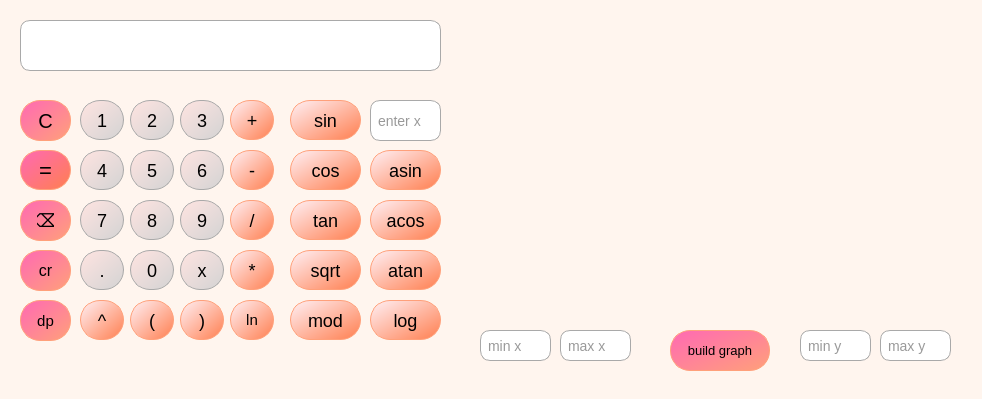
<?xml version="1.0" encoding="UTF-8"?>
<ui version="4.0">
 <class>MainWindow</class>
 <widget class="QMainWindow" name="MainWindow">
  <property name="geometry">
   <rect>
    <x>0</x>
    <y>0</y>
    <width>982</width>
    <height>399</height>
   </rect>
  </property>
  <property name="windowTitle">
   <string>MainWindow</string>
  </property>
  <property name="styleSheet">
   <string notr="true">background-color:	#FFF5EE</string>
  </property>
  <property name="iconSize">
   <size>
    <width>50</width>
    <height>50</height>
   </size>
  </property>
  <widget class="QWidget" name="centralwidget">
   <widget class="QLineEdit" name="result">
    <property name="geometry">
     <rect>
      <x>20</x>
      <y>20</y>
      <width>421</width>
      <height>51</height>
     </rect>
    </property>
    <property name="autoFillBackground">
     <bool>false</bool>
    </property>
    <property name="styleSheet">
     <string notr="true">QLineEdit {
    background-color: #ffffff;
    border: 1px solid #A9A9A9;
    border-radius: 10px;
    padding: 5px;
    font-size: 14px;
    color: #333;
}
</string>
    </property>
    <property name="text">
     <string/>
    </property>
    <property name="readOnly">
     <bool>true</bool>
    </property>
   </widget>
   <widget class="QLineEdit" name="x_value">
    <property name="geometry">
     <rect>
      <x>370</x>
      <y>100</y>
      <width>71</width>
      <height>41</height>
     </rect>
    </property>
    <property name="styleSheet">
     <string notr="true">QLineEdit {
    background-color: #ffffff;
    border: 1px solid #A9A9A9;
    border-radius: 10px;
    padding: 5px;
    font-size: 14px;
    color: #333;
}
</string>
    </property>
    <property name="inputMask">
     <string/>
    </property>
    <property name="text">
     <string/>
    </property>
    <property name="readOnly">
     <bool>false</bool>
    </property>
    <property name="placeholderText">
     <string>enter x</string>
    </property>
   </widget>
   <widget class="QPushButton" name="pushButton_5">
    <property name="geometry">
     <rect>
      <x>130</x>
      <y>100</y>
      <width>44</width>
      <height>40</height>
     </rect>
    </property>
    <property name="styleSheet">
     <string notr="true">/* Стиль для кнопок с градиентом */
QPushButton {
     background:qlineargradient(x1:0, y1:0, x2:1, y2:1, stop:0 #FFE4E1 stop:1 #D3D3D3);
    border: 1px solid #A9A9A9;
    border-radius: 20px;
    color: black;
    padding: 8px 16px;
    font-size: 18px;
}

/* Стиль при наведении */
QPushButton:hover {
    background: qlineargradient(x1: 0, y1: 0, x2: 0, y2: 1, stop: 0 #4169e1, stop: 1 #BA55D3);
}
</string>
    </property>
    <property name="text">
     <string>2</string>
    </property>
    <property name="iconSize">
     <size>
      <width>20</width>
      <height>20</height>
     </size>
    </property>
   </widget>
   <widget class="QPushButton" name="pushButton_13">
    <property name="geometry">
     <rect>
      <x>80</x>
      <y>100</y>
      <width>44</width>
      <height>40</height>
     </rect>
    </property>
    <property name="styleSheet">
     <string notr="true">/* Стиль для кнопок с градиентом */
QPushButton {
    background:qlineargradient(x1:0, y1:0, x2:1, y2:1, stop:0 #FFE4E1 stop:1 #D3D3D3);
    border: 1px solid #A9A9A9;
    border-radius: 20px;
    color: black;
    padding: 8px 16px;
    font-size: 18px;
}

/* Стиль при наведении */
QPushButton:hover {
    background: qlineargradient(x1: 0, y1: 0, x2: 0, y2: 1, stop: 0 #4169e1, stop: 1 #BA55D3);
}

</string>
    </property>
    <property name="text">
     <string>1</string>
    </property>
    <property name="iconSize">
     <size>
      <width>20</width>
      <height>20</height>
     </size>
    </property>
   </widget>
   <widget class="QPushButton" name="pushButton_6">
    <property name="geometry">
     <rect>
      <x>180</x>
      <y>100</y>
      <width>44</width>
      <height>40</height>
     </rect>
    </property>
    <property name="styleSheet">
     <string notr="true">/* Стиль для кнопок с градиентом */
QPushButton {
     background:qlineargradient(x1:0, y1:0, x2:1, y2:1, stop:0 #FFE4E1 stop:1 #D3D3D3);
    border: 1px solid #A9A9A9;
    border-radius: 20px;
    color: black;
    padding: 8px 16px;
    font-size: 18px;
}

/* Стиль при наведении */
QPushButton:hover {
    background: qlineargradient(x1: 0, y1: 0, x2: 0, y2: 1, stop: 0 #4169e1, stop: 1 #BA55D3);
}
</string>
    </property>
    <property name="text">
     <string>3</string>
    </property>
    <property name="iconSize">
     <size>
      <width>20</width>
      <height>20</height>
     </size>
    </property>
   </widget>
   <widget class="QPushButton" name="pushButton_7">
    <property name="geometry">
     <rect>
      <x>80</x>
      <y>150</y>
      <width>44</width>
      <height>40</height>
     </rect>
    </property>
    <property name="styleSheet">
     <string notr="true">/* Стиль для кнопок с градиентом */
QPushButton {
   background:qlineargradient(x1:0, y1:0, x2:1, y2:1, stop:0 #FFE4E1 stop:1 #D3D3D3);
    border: 1px solid #A9A9A9;
    border-radius: 20px;
    color: black;
    padding: 8px 16px;
    font-size: 18px;
}

/* Стиль при наведении */
QPushButton:hover {
    background: qlineargradient(x1: 0, y1: 0, x2: 0, y2: 1, stop: 0 #4169e1, stop: 1 #BA55D3);
}
</string>
    </property>
    <property name="text">
     <string>4</string>
    </property>
    <property name="iconSize">
     <size>
      <width>20</width>
      <height>20</height>
     </size>
    </property>
   </widget>
   <widget class="QPushButton" name="pushButton_8">
    <property name="geometry">
     <rect>
      <x>130</x>
      <y>150</y>
      <width>44</width>
      <height>40</height>
     </rect>
    </property>
    <property name="styleSheet">
     <string notr="true">/* Стиль для кнопок с градиентом */
QPushButton {
     background:qlineargradient(x1:0, y1:0, x2:1, y2:1, stop:0 #FFE4E1 stop:1 #D3D3D3);
    border: 1px solid #A9A9A9;
    border-radius: 20px;
    color: black;
    padding: 8px 16px;
    font-size: 18px;
}

/* Стиль при наведении */
QPushButton:hover {
    background: qlineargradient(x1: 0, y1: 0, x2: 0, y2: 1, stop: 0 #4169e1, stop: 1 #BA55D3);
}
</string>
    </property>
    <property name="text">
     <string>5</string>
    </property>
    <property name="iconSize">
     <size>
      <width>20</width>
      <height>20</height>
     </size>
    </property>
   </widget>
   <widget class="QPushButton" name="pushButton_9">
    <property name="geometry">
     <rect>
      <x>180</x>
      <y>150</y>
      <width>44</width>
      <height>40</height>
     </rect>
    </property>
    <property name="styleSheet">
     <string notr="true">/* Стиль для кнопок с градиентом */
QPushButton {
     background:qlineargradient(x1:0, y1:0, x2:1, y2:1, stop:0 #FFE4E1 stop:1 #D3D3D3);
    border: 1px solid #A9A9A9;
    border-radius: 20px;
    color: black;
    padding: 8px 16px;
    font-size: 18px;
}

/* Стиль при наведении */
QPushButton:hover {
    background: qlineargradient(x1: 0, y1: 0, x2: 0, y2: 1, stop: 0 #4169e1, stop: 1 #BA55D3);
}

</string>
    </property>
    <property name="text">
     <string>6</string>
    </property>
    <property name="iconSize">
     <size>
      <width>20</width>
      <height>20</height>
     </size>
    </property>
   </widget>
   <widget class="QPushButton" name="pushButton_10">
    <property name="geometry">
     <rect>
      <x>80</x>
      <y>200</y>
      <width>44</width>
      <height>40</height>
     </rect>
    </property>
    <property name="styleSheet">
     <string notr="true">/* Стиль для кнопок с градиентом */
QPushButton {
     background:qlineargradient(x1:0, y1:0, x2:1, y2:1, stop:0 #FFE4E1 stop:1 #D3D3D3);
    border: 1px solid #A9A9A9;
    border-radius: 20px;
    color: black;
    padding: 8px 16px;
    font-size: 18px;
}

/* Стиль при наведении */
QPushButton:hover {
    background: qlineargradient(x1: 0, y1: 0, x2: 0, y2: 1, stop: 0 #4169e1, stop: 1 #BA55D3);
}
</string>
    </property>
    <property name="text">
     <string>7</string>
    </property>
    <property name="iconSize">
     <size>
      <width>20</width>
      <height>20</height>
     </size>
    </property>
   </widget>
   <widget class="QPushButton" name="pushButton_11">
    <property name="geometry">
     <rect>
      <x>130</x>
      <y>200</y>
      <width>44</width>
      <height>40</height>
     </rect>
    </property>
    <property name="styleSheet">
     <string notr="true">/* Стиль для кнопок с градиентом */
QPushButton {
     background:qlineargradient(x1:0, y1:0, x2:1, y2:1, stop:0 #FFE4E1 stop:1 #D3D3D3);
    border: 1px solid #A9A9A9;
    border-radius: 20px;
    color: black;
    padding: 8px 16px;
    font-size: 18px;
}
/* Стиль при наведении */
QPushButton:hover {
    background: qlineargradient(x1: 0, y1: 0, x2: 0, y2: 1, stop: 0 #4169e1, stop: 1 #BA55D3);
}

</string>
    </property>
    <property name="text">
     <string>8</string>
    </property>
    <property name="iconSize">
     <size>
      <width>20</width>
      <height>20</height>
     </size>
    </property>
   </widget>
   <widget class="QPushButton" name="pushButton_12">
    <property name="geometry">
     <rect>
      <x>180</x>
      <y>200</y>
      <width>44</width>
      <height>40</height>
     </rect>
    </property>
    <property name="styleSheet">
     <string notr="true">/* Стиль для кнопок с градиентом */
QPushButton {
     background:qlineargradient(x1:0, y1:0, x2:1, y2:1, stop:0 #FFE4E1 stop:1 #D3D3D3);
    border: 1px solid #A9A9A9;
    border-radius: 20px;
    color: black;
    padding: 8px 16px;
    font-size: 18px;
}

/* Стиль при наведении */
QPushButton:hover {
    background: qlineargradient(x1: 0, y1: 0, x2: 0, y2: 1, stop: 0 #4169e1, stop: 1 #BA55D3);
}
</string>
    </property>
    <property name="text">
     <string>9</string>
    </property>
    <property name="iconSize">
     <size>
      <width>20</width>
      <height>20</height>
     </size>
    </property>
   </widget>
   <widget class="QPushButton" name="pushButton_14">
    <property name="geometry">
     <rect>
      <x>180</x>
      <y>250</y>
      <width>44</width>
      <height>40</height>
     </rect>
    </property>
    <property name="styleSheet">
     <string notr="true">/* Стиль для кнопок с градиентом */
QPushButton {
   background:qlineargradient(x1:0, y1:0, x2:1, y2:1, stop:0 #FFE4E1 stop:1 #D3D3D3);
    border: 1px solid  #A9A9A9;
    border-radius: 20px;
    color: black;
    padding: 8px 16px;
    font-size: 18px;
    
}
/* Стиль при наведении */
QPushButton:hover {
    background: qlineargradient(x1: 0, y1: 0, x2: 0, y2: 1, stop: 0 #4169e1, stop: 1 #BA55D3);
}
</string>
    </property>
    <property name="text">
     <string>x</string>
    </property>
    <property name="iconSize">
     <size>
      <width>20</width>
      <height>20</height>
     </size>
    </property>
   </widget>
   <widget class="QPushButton" name="pushButton_15">
    <property name="geometry">
     <rect>
      <x>130</x>
      <y>250</y>
      <width>44</width>
      <height>40</height>
     </rect>
    </property>
    <property name="styleSheet">
     <string notr="true">/* Стиль для кнопок с градиентом */
QPushButton {
     background:qlineargradient(x1:0, y1:0, x2:1, y2:1, stop:0 #FFE4E1 stop:1 #D3D3D3);
    border: 1px solid #A9A9A9;
    border-radius: 20px;
    color: black;
    padding: 8px 16px;
    font-size: 18px;
}

/* Стиль при наведении */
QPushButton:hover {
    background: qlineargradient(x1: 0, y1: 0, x2: 0, y2: 1, stop: 0 #4169e1, stop: 1 #BA55D3);
}
</string>
    </property>
    <property name="text">
     <string>0</string>
    </property>
    <property name="iconSize">
     <size>
      <width>20</width>
      <height>20</height>
     </size>
    </property>
   </widget>
   <widget class="QPushButton" name="pushButton_16">
    <property name="geometry">
     <rect>
      <x>80</x>
      <y>250</y>
      <width>44</width>
      <height>40</height>
     </rect>
    </property>
    <property name="styleSheet">
     <string notr="true">/* Стиль для кнопок с градиентом */
QPushButton {
     background:qlineargradient(x1:0, y1:0, x2:1, y2:1, stop:0 #FFE4E1 stop:1 #D3D3D3);
    border: 1px solid #A9A9A9;
    border-radius: 20px;
    color: black;
    padding: 8px 16px;
    font-size: 18px;
}

/* Стиль при наведении */
QPushButton:hover {
    background: qlineargradient(x1: 0, y1: 0, x2: 0, y2: 1, stop: 0 #4169e1, stop: 1 #BA55D3);
}

</string>
    </property>
    <property name="text">
     <string>.</string>
    </property>
    <property name="iconSize">
     <size>
      <width>20</width>
      <height>20</height>
     </size>
    </property>
   </widget>
   <widget class="QPushButton" name="pushButton_17">
    <property name="geometry">
     <rect>
      <x>20</x>
      <y>100</y>
      <width>51</width>
      <height>41</height>
     </rect>
    </property>
    <property name="styleSheet">
     <string notr="true">/* Стиль для кнопок с градиентом */
QPushButton {
    background:qlineargradient(x1:0, y1:0, x2:1, y2:1, stop:0 #FF69B4 stop:1 #FFA07A);
    border: 1px solid #FFA07A;
    border-radius: 20px;
    color: black;
    padding: 8px 16px;
    font-size: 20px;
    
}

/* Стиль при наведении */
QPushButton:hover {
    background: qlineargradient(x1: 0, y1: 0, x2: 0, y2: 1, stop: 0 #4169e1, stop: 1 #BA55D3);
}


</string>
    </property>
    <property name="text">
     <string>C</string>
    </property>
    <property name="iconSize">
     <size>
      <width>20</width>
      <height>20</height>
     </size>
    </property>
   </widget>
   <widget class="QPushButton" name="pushButton_18">
    <property name="geometry">
     <rect>
      <x>130</x>
      <y>300</y>
      <width>44</width>
      <height>40</height>
     </rect>
    </property>
    <property name="styleSheet">
     <string notr="true">/* Стиль для кнопок с градиентом */
QPushButton {
    background:qlineargradient(x1:0, y1:0, x2:1, y2:1, stop:0 #FFF0F5, stop:1 #FF7F50);
    border: 1px solid #FFA07A;
    border-radius: 20px;
    color: black;
    padding: 8px 16px;
    font-size: 18px;
}

/* Стиль при наведении */
QPushButton:hover {
    background: qlineargradient(x1: 0, y1: 0, x2: 0, y2: 1, stop: 0 #4169e1, stop: 1 #BA55D3);
}
</string>
    </property>
    <property name="text">
     <string>(</string>
    </property>
    <property name="iconSize">
     <size>
      <width>20</width>
      <height>20</height>
     </size>
    </property>
   </widget>
   <widget class="QPushButton" name="pushButton_19">
    <property name="geometry">
     <rect>
      <x>180</x>
      <y>300</y>
      <width>44</width>
      <height>40</height>
     </rect>
    </property>
    <property name="styleSheet">
     <string notr="true">/* Стиль для кнопок с градиентом */
QPushButton {
    background:qlineargradient(x1:0, y1:0, x2:1, y2:1, stop:0 #FFF0F5, stop:1 #FF7F50);
    border: 1px solid #FFA07A;
    border-radius: 20px;
    color: black;
    padding: 8px 16px;
    font-size: 18px;
}

/* Стиль при наведении */
QPushButton:hover {
    background: qlineargradient(x1: 0, y1: 0, x2: 0, y2: 1, stop: 0 #4169e1, stop: 1 #BA55D3);
}
</string>
    </property>
    <property name="text">
     <string>)</string>
    </property>
    <property name="iconSize">
     <size>
      <width>20</width>
      <height>20</height>
     </size>
    </property>
   </widget>
   <widget class="QPushButton" name="pushButton_20">
    <property name="geometry">
     <rect>
      <x>20</x>
      <y>150</y>
      <width>51</width>
      <height>40</height>
     </rect>
    </property>
    <property name="styleSheet">
     <string notr="true">/* Стиль для кнопок с градиентом */
QPushButton {
    background:qlineargradient(x1:0, y1:0, x2:1, y2:1, stop:0 #FF69B4, stop:1 #FF7F50);
    border: 1px solid #FFA07A;
    border-radius: 20px;
    color: black;
    padding: 8px 16px;
    font-size: 22px;
}

/* Стиль при наведении */
QPushButton:hover {
    background: qlineargradient(x1: 0, y1: 0, x2: 0, y2: 1, stop: 0 #4169e1, stop: 1 #BA55D3);
}

</string>
    </property>
    <property name="text">
     <string>=</string>
    </property>
    <property name="iconSize">
     <size>
      <width>20</width>
      <height>20</height>
     </size>
    </property>
   </widget>
   <widget class="QPushButton" name="pushButton_21">
    <property name="geometry">
     <rect>
      <x>230</x>
      <y>100</y>
      <width>44</width>
      <height>40</height>
     </rect>
    </property>
    <property name="styleSheet">
     <string notr="true">/* Стиль для кнопок с градиентом */
QPushButton {
    background:qlineargradient(x1:0, y1:0, x2:1, y2:1, stop:0 #FFF0F5, stop:1 #FF7F50);
    border: 1px solid #FFA07A;
    border-radius: 20px;
    color: black;
    padding: 8px 16px;
    font-size: 18px;
    
}
/* Стиль при наведении */
QPushButton:hover {
    background: qlineargradient(x1: 0, y1: 0, x2: 0, y2: 1, stop: 0 #4169e1, stop: 1 #BA55D3);
}
</string>
    </property>
    <property name="text">
     <string>+</string>
    </property>
    <property name="iconSize">
     <size>
      <width>20</width>
      <height>20</height>
     </size>
    </property>
   </widget>
   <widget class="QPushButton" name="pushButton_22">
    <property name="geometry">
     <rect>
      <x>230</x>
      <y>150</y>
      <width>44</width>
      <height>40</height>
     </rect>
    </property>
    <property name="styleSheet">
     <string notr="true">/* Стиль для кнопок с градиентом */
QPushButton {
    background:qlineargradient(x1:0, y1:0, x2:1, y2:1, stop:0 #FFF0F5, stop:1 #FF7F50);
    border: 1px solid #FFA07A;
    border-radius: 20px;
    color: black;
    padding: 8px 16px;
    font-size: 18px;
    
}
/* Стиль при наведении */
QPushButton:hover {
    background: qlineargradient(x1: 0, y1: 0, x2: 0, y2: 1, stop: 0 #4169e1, stop: 1 #BA55D3);
}
</string>
    </property>
    <property name="text">
     <string>-</string>
    </property>
    <property name="iconSize">
     <size>
      <width>20</width>
      <height>20</height>
     </size>
    </property>
   </widget>
   <widget class="QPushButton" name="pushButton_23">
    <property name="geometry">
     <rect>
      <x>230</x>
      <y>200</y>
      <width>44</width>
      <height>40</height>
     </rect>
    </property>
    <property name="styleSheet">
     <string notr="true">/* Стиль для кнопок с градиентом */
QPushButton {
    background:qlineargradient(x1:0, y1:0, x2:1, y2:1, stop:0 #FFF0F5, stop:1 #FF7F50);
    border: 1px solid #FFA07A;
    border-radius: 20px;
    color: black;
    padding: 8px 16px;
    font-size: 18px;
    
}
/* Стиль при наведении */
QPushButton:hover {
    background: qlineargradient(x1: 0, y1: 0, x2: 0, y2: 1, stop: 0 #4169e1, stop: 1 #BA55D3);
}
</string>
    </property>
    <property name="text">
     <string>/</string>
    </property>
    <property name="iconSize">
     <size>
      <width>20</width>
      <height>20</height>
     </size>
    </property>
   </widget>
   <widget class="QPushButton" name="pushButton_24">
    <property name="geometry">
     <rect>
      <x>230</x>
      <y>250</y>
      <width>44</width>
      <height>40</height>
     </rect>
    </property>
    <property name="styleSheet">
     <string notr="true">/* Стиль для кнопок с градиентом */
QPushButton {
    background:qlineargradient(x1:0, y1:0, x2:1, y2:1, stop:0 #FFF0F5, stop:1 #FF7F50);
    border: 1px solid #FFA07A;
    border-radius: 20px;
    color: black;
    padding: 8px 16px;
    font-size: 18px;
    
}
/* Стиль при наведении */
QPushButton:hover {
    background: qlineargradient(x1: 0, y1: 0, x2: 0, y2: 1, stop: 0 #4169e1, stop: 1 #BA55D3);
}
</string>
    </property>
    <property name="text">
     <string>*</string>
    </property>
    <property name="iconSize">
     <size>
      <width>20</width>
      <height>20</height>
     </size>
    </property>
   </widget>
   <widget class="QPushButton" name="pushButton_26">
    <property name="geometry">
     <rect>
      <x>80</x>
      <y>300</y>
      <width>44</width>
      <height>40</height>
     </rect>
    </property>
    <property name="styleSheet">
     <string notr="true">/* Стиль для кнопок с градиентом */
QPushButton {
    background:qlineargradient(x1:0, y1:0, x2:1, y2:1, stop:0 #FFF0F5, stop:1 #FF7F50);
    border: 1px solid #FFA07A;
    border-radius: 20px;
    color: black;
    padding: 8px 16px;
    font-size: 18px;
}

/* Стиль при наведении */
QPushButton:hover {
    background: qlineargradient(x1: 0, y1: 0, x2: 0, y2: 1, stop: 0 #4169e1, stop: 1 #BA55D3);
}
</string>
    </property>
    <property name="text">
     <string>^</string>
    </property>
    <property name="iconSize">
     <size>
      <width>20</width>
      <height>20</height>
     </size>
    </property>
   </widget>
   <widget class="QPushButton" name="pushButton_25">
    <property name="geometry">
     <rect>
      <x>20</x>
      <y>200</y>
      <width>51</width>
      <height>41</height>
     </rect>
    </property>
    <property name="styleSheet">
     <string notr="true">/* Стиль для кнопок с градиентом */
QPushButton {
    background:qlineargradient(x1:0, y1:0, x2:1, y2:1, stop:0 #FF69B4 stop:1 #FFA07A);
    border: 1px solid #FFA07A;
    border-radius: 20px;
    color: black;
    padding: 8px 16px;
    font-size: 18px;
    
}

/* Стиль при наведении */
QPushButton:hover {
    background: qlineargradient(x1: 0, y1: 0, x2: 0, y2: 1, stop: 0 #4169e1, stop: 1 #BA55D3);
}


</string>
    </property>
    <property name="text">
     <string>⌫</string>
    </property>
    <property name="iconSize">
     <size>
      <width>20</width>
      <height>20</height>
     </size>
    </property>
   </widget>
   <widget class="QPushButton" name="pushButton_28">
    <property name="geometry">
     <rect>
      <x>290</x>
      <y>100</y>
      <width>71</width>
      <height>40</height>
     </rect>
    </property>
    <property name="styleSheet">
     <string notr="true">/* Стиль для кнопок с градиентом */
QPushButton {
    background:qlineargradient(x1:0, y1:0, x2:1, y2:1, stop:0 #FFF0F5, stop:1 #FF7F50);
    border: 1px solid #FFA07A;
    border-radius: 20px;
    color: black;
    padding: 8px 16px;
    font-size: 18px;
    
}
/* Стиль при наведении */
QPushButton:hover {
    background: qlineargradient(x1: 0, y1: 0, x2: 0, y2: 1, stop: 0 #4169e1, stop: 1 #BA55D3);
}

</string>
    </property>
    <property name="text">
     <string>sin</string>
    </property>
    <property name="iconSize">
     <size>
      <width>20</width>
      <height>20</height>
     </size>
    </property>
   </widget>
   <widget class="QPushButton" name="pushButton_29">
    <property name="geometry">
     <rect>
      <x>290</x>
      <y>150</y>
      <width>71</width>
      <height>40</height>
     </rect>
    </property>
    <property name="styleSheet">
     <string notr="true">/* Стиль для кнопок с градиентом */
QPushButton {
    background:qlineargradient(x1:0, y1:0, x2:1, y2:1, stop:0 #FFF0F5, stop:1 #FF7F50);
    border: 1px solid #FFA07A;
    border-radius: 20px;
    color: black;
    padding: 8px 16px;
    font-size: 18px;
    
}
/* Стиль при наведении */
QPushButton:hover {
    background: qlineargradient(x1: 0, y1: 0, x2: 0, y2: 1, stop: 0 #4169e1, stop: 1 #BA55D3);
}
</string>
    </property>
    <property name="text">
     <string>cos</string>
    </property>
    <property name="iconSize">
     <size>
      <width>20</width>
      <height>20</height>
     </size>
    </property>
   </widget>
   <widget class="QPushButton" name="pushButton_30">
    <property name="geometry">
     <rect>
      <x>290</x>
      <y>200</y>
      <width>71</width>
      <height>40</height>
     </rect>
    </property>
    <property name="styleSheet">
     <string notr="true">/* Стиль для кнопок с градиентом */
QPushButton {
    background:qlineargradient(x1:0, y1:0, x2:1, y2:1, stop:0 #FFF0F5, stop:1 #FF7F50);
    border: 1px solid #FFA07A;
    border-radius: 20px;
    color: black;
    padding: 8px 16px;
    font-size: 18px;
    
}
/* Стиль при наведении */
QPushButton:hover {
    background: qlineargradient(x1: 0, y1: 0, x2: 0, y2: 1, stop: 0 #4169e1, stop: 1 #BA55D3);
}
</string>
    </property>
    <property name="text">
     <string>tan</string>
    </property>
    <property name="iconSize">
     <size>
      <width>20</width>
      <height>20</height>
     </size>
    </property>
   </widget>
   <widget class="QPushButton" name="pushButton_31">
    <property name="geometry">
     <rect>
      <x>290</x>
      <y>250</y>
      <width>71</width>
      <height>40</height>
     </rect>
    </property>
    <property name="styleSheet">
     <string notr="true">/* Стиль для кнопок с градиентом */
QPushButton {
    background:qlineargradient(x1:0, y1:0, x2:1, y2:1, stop:0 #FFF0F5, stop:1 #FF7F50);
    border: 1px solid #FFA07A;
    border-radius: 20px;
    color: black;
    padding: 8px 16px;
    font-size: 18px;
    
}
/* Стиль при наведении */
QPushButton:hover {
    background: qlineargradient(x1: 0, y1: 0, x2: 0, y2: 1, stop: 0 #4169e1, stop: 1 #BA55D3);
}
</string>
    </property>
    <property name="text">
     <string>sqrt</string>
    </property>
    <property name="iconSize">
     <size>
      <width>20</width>
      <height>20</height>
     </size>
    </property>
   </widget>
   <widget class="QPushButton" name="pushButton_32">
    <property name="geometry">
     <rect>
      <x>290</x>
      <y>300</y>
      <width>71</width>
      <height>40</height>
     </rect>
    </property>
    <property name="styleSheet">
     <string notr="true">/* Стиль для кнопок с градиентом */
QPushButton {
    background:qlineargradient(x1:0, y1:0, x2:1, y2:1, stop:0 #FFF0F5, stop:1 #FF7F50);
    border: 1px solid #FFA07A;
    border-radius: 20px;
    color: black;
    padding: 8px 16px;
    font-size: 18px;
    
}
/* Стиль при наведении */
QPushButton:hover {
    background: qlineargradient(x1: 0, y1: 0, x2: 0, y2: 1, stop: 0 #4169e1, stop: 1 #BA55D3);
}
</string>
    </property>
    <property name="text">
     <string>mod</string>
    </property>
    <property name="iconSize">
     <size>
      <width>20</width>
      <height>20</height>
     </size>
    </property>
   </widget>
   <widget class="QPushButton" name="pushButton_33">
    <property name="geometry">
     <rect>
      <x>370</x>
      <y>150</y>
      <width>71</width>
      <height>40</height>
     </rect>
    </property>
    <property name="styleSheet">
     <string notr="true">/* Стиль для кнопок с градиентом */
QPushButton {
    background:qlineargradient(x1:0, y1:0, x2:1, y2:1, stop:0 #FFF0F5, stop:1 #FF7F50);
    border: 1px solid #FFA07A;
    border-radius: 20px;
    color: black;
    padding: 8px 16px;
    font-size: 18px;
    
}
/* Стиль при наведении */
QPushButton:hover {
    background: qlineargradient(x1: 0, y1: 0, x2: 0, y2: 1, stop: 0 #4169e1, stop: 1 #BA55D3);
}
</string>
    </property>
    <property name="text">
     <string>asin</string>
    </property>
    <property name="iconSize">
     <size>
      <width>20</width>
      <height>20</height>
     </size>
    </property>
   </widget>
   <widget class="QPushButton" name="pushButton_34">
    <property name="geometry">
     <rect>
      <x>370</x>
      <y>200</y>
      <width>71</width>
      <height>40</height>
     </rect>
    </property>
    <property name="styleSheet">
     <string notr="true">/* Стиль для кнопок с градиентом */
QPushButton {
    background:qlineargradient(x1:0, y1:0, x2:1, y2:1, stop:0 #FFF0F5, stop:1 #FF7F50);
    border: 1px solid #FFA07A;
    border-radius: 20px;
    color: black;
    padding: 8px 16px;
    font-size: 18px;
    
}
/* Стиль при наведении */
QPushButton:hover {
    background: qlineargradient(x1: 0, y1: 0, x2: 0, y2: 1, stop: 0 #4169e1, stop: 1 #BA55D3);
}
</string>
    </property>
    <property name="text">
     <string>acos</string>
    </property>
    <property name="iconSize">
     <size>
      <width>20</width>
      <height>20</height>
     </size>
    </property>
   </widget>
   <widget class="QPushButton" name="pushButton_35">
    <property name="geometry">
     <rect>
      <x>370</x>
      <y>250</y>
      <width>71</width>
      <height>40</height>
     </rect>
    </property>
    <property name="styleSheet">
     <string notr="true">/* Стиль для кнопок с градиентом */
QPushButton {
    background:qlineargradient(x1:0, y1:0, x2:1, y2:1, stop:0 #FFF0F5, stop:1 #FF7F50);
    border: 1px solid #FFA07A;
    border-radius: 20px;
    color: black;
    padding: 8px 16px;
    font-size: 18px;
    
}
/* Стиль при наведении */
QPushButton:hover {
    background: qlineargradient(x1: 0, y1: 0, x2: 0, y2: 1, stop: 0 #4169e1, stop: 1 #BA55D3);
}
</string>
    </property>
    <property name="text">
     <string>atan</string>
    </property>
    <property name="iconSize">
     <size>
      <width>20</width>
      <height>20</height>
     </size>
    </property>
   </widget>
   <widget class="QPushButton" name="pushButton_36">
    <property name="geometry">
     <rect>
      <x>370</x>
      <y>300</y>
      <width>71</width>
      <height>40</height>
     </rect>
    </property>
    <property name="styleSheet">
     <string notr="true">/* Стиль для кнопок с градиентом */
QPushButton {
    background:qlineargradient(x1:0, y1:0, x2:1, y2:1, stop:0 #FFF0F5, stop:1 #FF7F50);
    border: 1px solid #FFA07A;
    border-radius: 20px;
    color: black;
    padding: 8px 16px;
    font-size: 18px;
    
}
/* Стиль при наведении */
QPushButton:hover {
    background: qlineargradient(x1: 0, y1: 0, x2: 0, y2: 1, stop: 0 #4169e1, stop: 1 #BA55D3);
}
</string>
    </property>
    <property name="text">
     <string>log</string>
    </property>
    <property name="iconSize">
     <size>
      <width>20</width>
      <height>20</height>
     </size>
    </property>
   </widget>
   <widget class="QPushButton" name="pushButton_27">
    <property name="geometry">
     <rect>
      <x>20</x>
      <y>250</y>
      <width>51</width>
      <height>41</height>
     </rect>
    </property>
    <property name="styleSheet">
     <string notr="true">/* Стиль для кнопок с градиентом */
QPushButton {
    background:qlineargradient(x1:0, y1:0, x2:1, y2:1, stop:0 #FF69B4 stop:1 #FFA07A);
    border: 1px solid #FFA07A;
    border-radius: 20px;
    color: black;
    padding: 8px 16px;
    font-size: 16px;
    
}

/* Стиль при наведении */
QPushButton:hover {
    background: qlineargradient(x1: 0, y1: 0, x2: 0, y2: 1, stop: 0 #4169e1, stop: 1 #BA55D3);
}


</string>
    </property>
    <property name="text">
     <string>cr</string>
    </property>
    <property name="iconSize">
     <size>
      <width>20</width>
      <height>20</height>
     </size>
    </property>
   </widget>
   <widget class="QPushButton" name="pushButton_38">
    <property name="geometry">
     <rect>
      <x>20</x>
      <y>300</y>
      <width>51</width>
      <height>41</height>
     </rect>
    </property>
    <property name="styleSheet">
     <string notr="true">/* Стиль для кнопок с градиентом */
QPushButton {
    background:qlineargradient(x1:0, y1:0, x2:1, y2:1, stop:0 #FF69B4 stop:1 #FFA07A);
    border: 1px solid #FFA07A;
    border-radius: 20px;
    color: black;
    padding: 8px 16px;
    font-size: 15px;
    
}
/* Стиль при наведении */
QPushButton:hover {
    background: qlineargradient(x1: 0, y1: 0, x2: 0, y2: 1, stop: 0 #4169e1, stop: 1 #BA55D3);
}


</string>
    </property>
    <property name="text">
     <string>dp</string>
    </property>
    <property name="iconSize">
     <size>
      <width>20</width>
      <height>20</height>
     </size>
    </property>
   </widget>
   <widget class="QPushButton" name="pushButton_39">
    <property name="geometry">
     <rect>
      <x>230</x>
      <y>300</y>
      <width>44</width>
      <height>40</height>
     </rect>
    </property>
    <property name="styleSheet">
     <string notr="true">/* Стиль для кнопок с градиентом */
QPushButton {
    background:qlineargradient(x1:0, y1:0, x2:1, y2:1, stop:0 #FFF0F5, stop:1 #FF7F50);
    border: 1px solid #FFA07A;
    border-radius: 20px;
    color: black;
    padding: 8px 16px;
    font-size: 15px;
    
}
/* Стиль при наведении */
QPushButton:hover {
    background: qlineargradient(x1: 0, y1: 0, x2: 0, y2: 1, stop: 0 #4169e1, stop: 1 #BA55D3);
}
</string>
    </property>
    <property name="text">
     <string>ln</string>
    </property>
    <property name="iconSize">
     <size>
      <width>20</width>
      <height>20</height>
     </size>
    </property>
   </widget>
   <widget class="QCustomPlot" name="widget" native="true">
    <property name="geometry">
     <rect>
      <x>480</x>
      <y>20</y>
      <width>471</width>
      <height>301</height>
     </rect>
    </property>
   </widget>
   <widget class="QLineEdit" name="min_x">
    <property name="geometry">
     <rect>
      <x>480</x>
      <y>330</y>
      <width>71</width>
      <height>31</height>
     </rect>
    </property>
    <property name="styleSheet">
     <string notr="true">QLineEdit {
    background-color: #ffffff;
    border: 1px solid #A9A9A9;
    border-radius: 10px;
    padding: 5px;
    font-size: 14px;
    color: #333;
}
</string>
    </property>
    <property name="inputMask">
     <string/>
    </property>
    <property name="text">
     <string/>
    </property>
    <property name="readOnly">
     <bool>false</bool>
    </property>
    <property name="placeholderText">
     <string>min x</string>
    </property>
   </widget>
   <widget class="QLineEdit" name="max_x">
    <property name="geometry">
     <rect>
      <x>560</x>
      <y>330</y>
      <width>71</width>
      <height>31</height>
     </rect>
    </property>
    <property name="styleSheet">
     <string notr="true">QLineEdit {
    background-color: #ffffff;
    border: 1px solid #A9A9A9;
    border-radius: 10px;
    padding: 5px;
    font-size: 14px;
    color: #333;
}
</string>
    </property>
    <property name="inputMask">
     <string/>
    </property>
    <property name="text">
     <string/>
    </property>
    <property name="readOnly">
     <bool>false</bool>
    </property>
    <property name="placeholderText">
     <string>max x</string>
    </property>
   </widget>
   <widget class="QLineEdit" name="min_y">
    <property name="geometry">
     <rect>
      <x>800</x>
      <y>330</y>
      <width>71</width>
      <height>31</height>
     </rect>
    </property>
    <property name="styleSheet">
     <string notr="true">QLineEdit {
    background-color: #ffffff;
    border: 1px solid #A9A9A9;
    border-radius: 10px;
    padding: 5px;
    font-size: 14px;
    color: #333;
}
</string>
    </property>
    <property name="inputMask">
     <string/>
    </property>
    <property name="text">
     <string/>
    </property>
    <property name="readOnly">
     <bool>false</bool>
    </property>
    <property name="placeholderText">
     <string>min y</string>
    </property>
   </widget>
   <widget class="QLineEdit" name="max_y">
    <property name="geometry">
     <rect>
      <x>880</x>
      <y>330</y>
      <width>71</width>
      <height>31</height>
     </rect>
    </property>
    <property name="styleSheet">
     <string notr="true">QLineEdit {
    background-color: #ffffff;
    border: 1px solid #A9A9A9;
    border-radius: 10px;
    padding: 5px;
    font-size: 14px;
    color: #333;
}
</string>
    </property>
    <property name="inputMask">
     <string/>
    </property>
    <property name="text">
     <string/>
    </property>
    <property name="readOnly">
     <bool>false</bool>
    </property>
    <property name="placeholderText">
     <string>max y</string>
    </property>
   </widget>
   <widget class="QPushButton" name="pushButton">
    <property name="geometry">
     <rect>
      <x>670</x>
      <y>330</y>
      <width>100</width>
      <height>41</height>
     </rect>
    </property>
    <property name="styleSheet">
     <string notr="true">/* Стиль для кнопок с градиентом */
QPushButton {
    background:qlineargradient(x1:0, y1:0, x2:1, y2:1, stop:0 #FF69B4 stop:1 #FFA07A);
    border: 1px solid #FFA07A;
    border-radius: 20px;
    color: black;
    padding: 8px 16px;
    font-size: 13px;
    
}

/* Стиль при наведении */
QPushButton:hover {
    background: qlineargradient(x1: 0, y1: 0, x2: 0, y2: 1, stop: 0 #4169e1, stop: 1 #BA55D3);
}

</string>
    </property>
    <property name="text">
     <string>build graph</string>
    </property>
   </widget>
  </widget>
  <widget class="QStatusBar" name="statusbar"/>
 </widget>
 <customwidgets>
  <customwidget>
   <class>QCustomPlot</class>
   <extends>QWidget</extends>
   <header>qcustomplot.h</header>
   <container>1</container>
  </customwidget>
 </customwidgets>
 <resources/>
 <connections/>
</ui>
